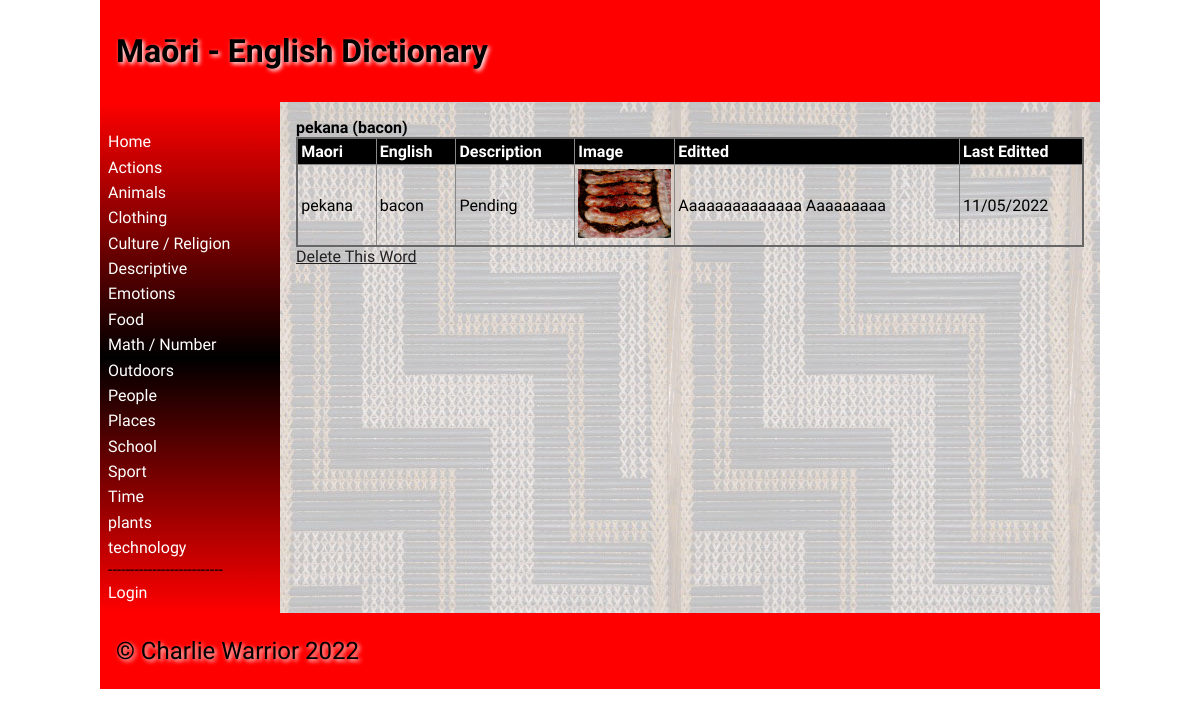
The app's page /word/10, older data.
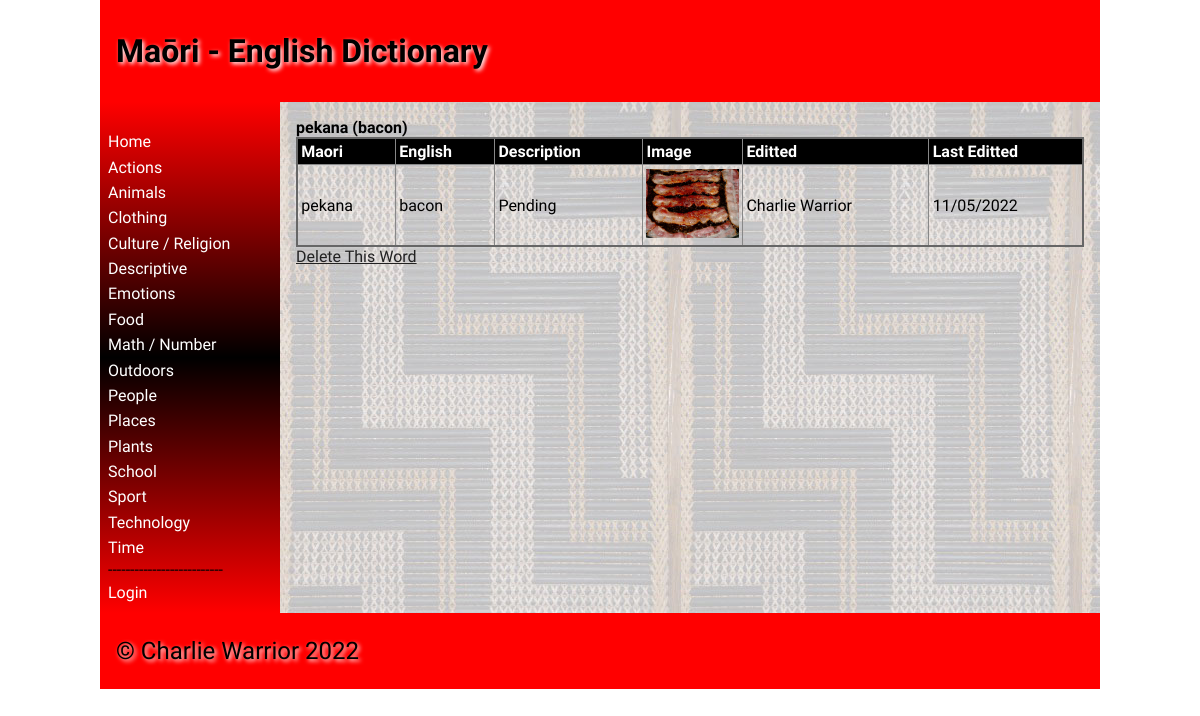
The same page, newer data.
### tables this page shows
CREATE TABLE categories
(
	id integer
		constraint categories_pk
			primary key autoincrement,
	name varchar(30)
);

CREATE TABLE "users"
(
	id integer
		constraint users_pk
			primary key autoincrement,
	fname varchar(20),
	lname varchar(20),
	email varchar(50),
	password char(60),
	usertype varchar(30)
);

### app.py (the view)
@app.route('/word/<ID>')
def render_home2(ID):
    con = create_connection(DATABASE)
    query = "SELECT id, maori_word, english_word, image, definition, editor_id, editted, cat_id FROM dictionary" \
            " WHERE id=? ORDER BY maori_word ASC"
    cur = con.cursor()
    cur.execute(query, (ID,))
    word_list = cur.fetchall()
    query = "SELECT * FROM users WHERE id=?"
    cur = con.cursor()
    cur.execute(query, (word_list[0][5],))
    editor_list = cur.fetchall()
    con.close()
    return render_template("word.html", logged_in=is_logged_in(), categories=get_categories(), word=word_list[0],
                           editor=editor_list[0], teacher=is_teacher())

### app.py (called while the page is built)
def create_connection(db_file):
    try:
        connection = sqlite3.connect(db_file)
        return connection
    except Error as e:
        print(e)
    return None

def is_logged_in():
    if session.get("email") is None:
        print('Not Logged In')
        return False
    print('Logged In')
    return True

def is_teacher():
    if session.get("usertype") == "student":
        return False
    return True

def get_categories():
    con = create_connection(DATABASE)
    print(con)
    query = "SELECT id, name FROM categories ORDER BY name ASC"
    cur = con.cursor()
    cur.execute(query)
    category_list = cur.fetchall()
    con.close()
    return category_list

### templates/word.html (shortened to what this page needs)
{% extends 'base.html' %}
{% block heading %}Maōri - English Dictionary{% endblock %}
{% block main %}
<b>{{ word[1] }} ({{ word[2] }})</b>
<table>
    <tr>
        <th>Maori</th>
        <th>English</th>
        <th>Description</th>
        <th>Image</th>
        <th>Editted</th>
        <th>Last Editted</th>
    </tr>
    <tr>
        <td>{{ word[1] }}</td>
        <td>{{ word[2] }}</td>
        <td>{{ word[4] }}</td>
        <td width="100"><img src="/static/images/{{ word[3] }}"></td>
        <td> {{ editor[1] }} {{ editor[2] }}</td>
        <td>{{ word[6] }}</td>
    </tr>
</table>
{% if teacher %}
        <td><a href="/delete/{{word[7]}}/{{word[0]}}">Delete This Word</a></td>
{% endif %}
{% endblock %}

### templates/base.html (shortened to what this page needs)
<!doctype html>
<html lang="en">
<head>
    <link href="{{ url_for('static', filename='css/style.css') }}" rel="stylesheet">
</head>
<body>
<div id="container">
    <header>
        <h1>{% block heading %}{% endblock %}</h1>
    </header>
    <nav>
        <ul>
            <li><a href="\">Home</a></li>
            {% for category in categories %}
            <li><a href="/category/{{category[0]}}">{{category[1]}}</a></li>
            {% endfor %}
            --------------------------
            {% if logged_in %}
            <li><a href="\logout">Logout</a></li>
            {% if teacher %}
            <li><a href="\addword">Add Word</a></li>
            {% endif %}
            {% else %}
            <li><a href="\login">Login</a></li>
        </ul>
        {% endif %}
    </nav>
    <main>
        {% block main%}{% endblock %}
    </main>
    <footer>
        <p>
            &copy; Charlie Warrior 2022
        </p>
    </footer>
</div>
</body>
</html>

Row changes from the older to the newer data that the page shows:
changed categories: name "plants" → "Plants"; moves up the list
changed categories: name "technology" → "Technology"; moves up the list
changed users: fname "Aaaaaaaaaaaaaa" → "Charlie"; lname "Aaaaaaaaa" → "Warrior"
